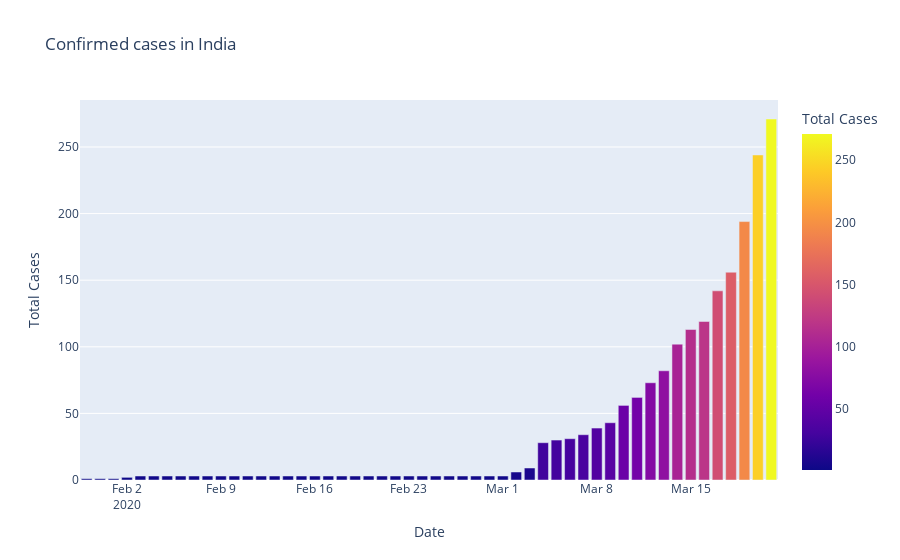
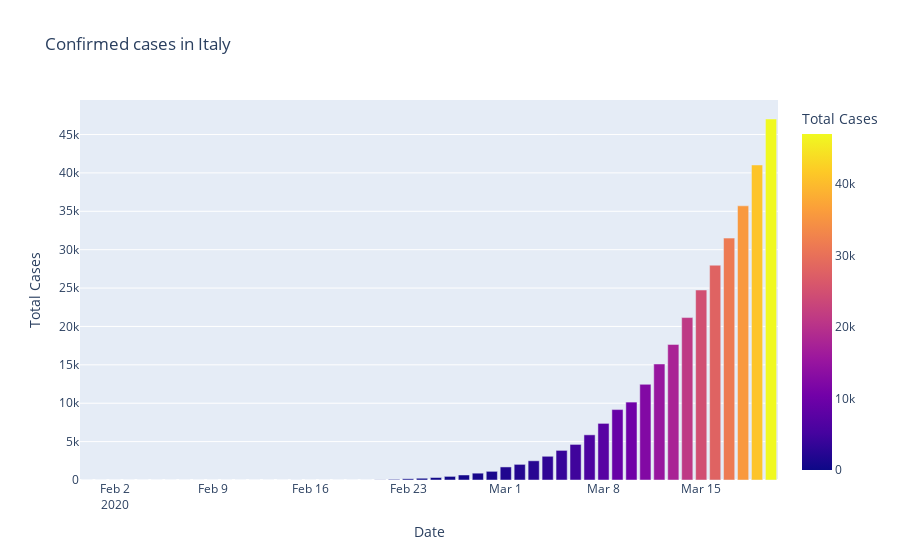
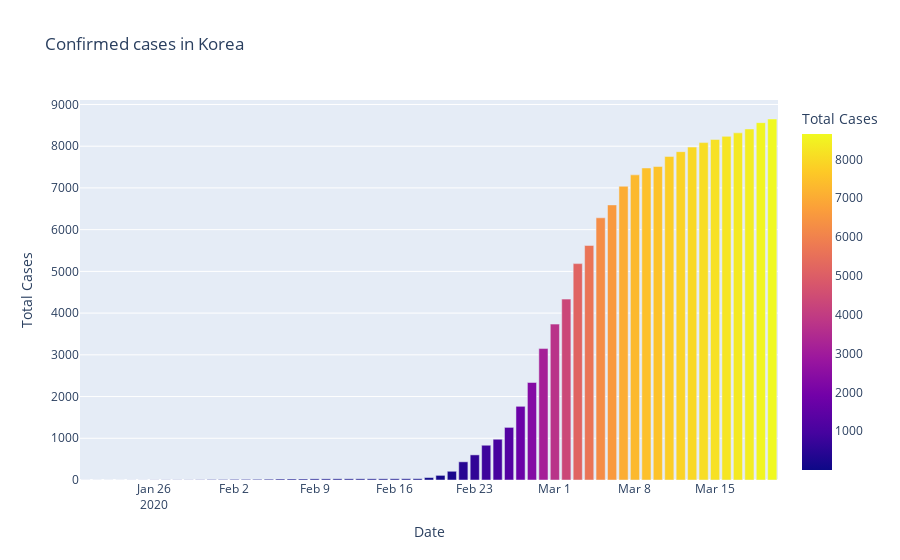

Notebook source saved alongside these figures, in order:
### Code cell
#Plotly Express
fig=px.bar(dbd_India,x="Date",y="Total Cases",color='Total Cases',title='Confirmed cases in India')
fig.show()

fig=px.bar(dbd_Italy,x="Date",y="Total Cases",color='Total Cases',title='Confirmed cases in Italy')
fig.show()

fig=px.bar(dbd_Korea,x="Date",y="Total Cases",color='Total Cases',title='Confirmed cases in Korea')
fig.show()

fig=px.bar(dbd_Wuhan,x="Date",y="Total Cases",color='Total Cases',title='Confirmed cases in Wuhan')
fig.show()

### Figure 1 — Plotly figure (JSON) as saved in the notebook; plotly's stock layout.template omitted (floating-point values rounded to 4 significant figures)
{"data": [{"alignmentgroup": "True", "hovertemplate": "Date=%{x}<br>Total Cases=%{marker.color}<extra></extra>", "legendgroup": "", "marker": {"color": [1, 1, 1, 2, 3, 3, 3, 3, 3, 3, 3, 3, 3, 3, 3, 3, 3, 3, 3, 3, 3, 3, 3, 3, 3, 3, 3, 3, 3, 3, 3, 3, 6, 9, 28, 30, 31, 34, 39, 43, 56, 62, 73, 82, 102, 113, 119, 142, 156, 194, 244, 271], "coloraxis": "coloraxis"}, "name": "", "offsetgroup": "", "orientation": "v", "showlegend": false, "textposition": "auto", "type": "bar", "x": ["2020-01-30T00:00:00", "2020-01-31T00:00:00", "2020-02-01T00:00:00", "2020-02-02T00:00:00", "2020-02-03T00:00:00", "2020-02-04T00:00:00", "2020-02-05T00:00:00", "2020-02-06T00:00:00", "2020-02-07T00:00:00", "2020-02-08T00:00:00", "2020-02-09T00:00:00", "2020-02-10T00:00:00", "2020-02-11T00:00:00", "2020-02-12T00:00:00", "2020-02-13T00:00:00", "2020-02-14T00:00:00", "2020-02-15T00:00:00", "2020-02-16T00:00:00", "2020-02-17T00:00:00", "2020-02-18T00:00:00", "2020-02-19T00:00:00", "2020-02-20T00:00:00", "2020-02-21T00:00:00", "2020-02-22T00:00:00", "2020-02-23T00:00:00", "2020-02-24T00:00:00", "2020-02-25T00:00:00", "2020-02-26T00:00:00", "2020-02-27T00:00:00", "2020-02-28T00:00:00", "2020-02-29T00:00:00", "2020-03-01T00:00:00", "2020-03-02T00:00:00", "2020-03-03T00:00:00", "2020-03-04T00:00:00", "2020-03-05T00:00:00", "2020-03-06T00:00:00", "2020-03-07T00:00:00", "2020-03-08T00:00:00", "2020-03-09T00:00:00", "2020-03-10T00:00:00", "2020-03-11T00:00:00", "2020-03-12T00:00:00", "2020-03-13T00:00:00", "2020-03-14T00:00:00", "2020-03-15T00:00:00", "2020-03-16T00:00:00", "2020-03-17T00:00:00", "2020-03-18T00:00:00", "2020-03-19T00:00:00", "2020-03-20T00:00:00", "2020-03-21T00:00:00"], "xaxis": "x", "y": [1, 1, 1, 2, 3, 3, 3, 3, 3, 3, 3, 3, 3, 3, 3, 3, 3, 3, 3, 3, 3, 3, 3, 3, 3, 3, 3, 3, 3, 3, 3, 3, 6, 9, 28, 30, 31, 34, 39, 43, 56, 62, 73, 82, 102, 113, 119, 142, 156, 194, 244, 271], "yaxis": "y"}], "layout": {"barmode": "relative", "coloraxis": {"colorbar": {"title": {"text": "Total Cases"}}, "colorscale": [[0, "#0d0887"], [0.1111, "#46039f"], [0.2222, "#7201a8"], [0.3333, "#9c179e"], [0.4444, "#bd3786"], [0.5556, "#d8576b"], [0.6667, "#ed7953"], [0.7778, "#fb9f3a"], [0.8889, "#fdca26"], [1, "#f0f921"]]}, "legend": {"tracegroupgap": 0}, "title": {"text": "Confirmed cases in India"}, "xaxis": {"anchor": "y", "domain": [0, 1], "title": {"text": "Date"}}, "yaxis": {"anchor": "x", "domain": [0, 1], "title": {"text": "Total Cases"}}}}

### Figure 2 — Plotly figure (JSON) as saved in the notebook; plotly's stock layout.template omitted (floating-point values rounded to 4 significant figures)
{"data": [{"alignmentgroup": "True", "hovertemplate": "Date=%{x}<br>Total Cases=%{marker.color}<extra></extra>", "legendgroup": "", "marker": {"color": [2, 2, 2, 2, 2, 2, 3, 3, 3, 3, 3, 3, 3, 3, 3, 3, 3, 3, 3, 3, 3, 3, 20, 79, 157, 229, 323, 470, 655, 889, 1128, 1701, 2036, 2502, 3089, 3858, 4636, 5883, 7375, 9172, 10149, 12462, 15113, 17660, 21157, 24747, 27980, 31506, 35713, 41035, 47021], "coloraxis": "coloraxis"}, "name": "", "offsetgroup": "", "orientation": "v", "showlegend": false, "textposition": "auto", "type": "bar", "x": ["2020-01-31T00:00:00", "2020-02-01T00:00:00", "2020-02-02T00:00:00", "2020-02-03T00:00:00", "2020-02-04T00:00:00", "2020-02-05T00:00:00", "2020-02-06T00:00:00", "2020-02-07T00:00:00", "2020-02-08T00:00:00", "2020-02-09T00:00:00", "2020-02-10T00:00:00", "2020-02-11T00:00:00", "2020-02-12T00:00:00", "2020-02-13T00:00:00", "2020-02-14T00:00:00", "2020-02-15T00:00:00", "2020-02-15T00:00:00", "2020-02-16T00:00:00", "2020-02-17T00:00:00", "2020-02-18T00:00:00", "2020-02-19T00:00:00", "2020-02-20T00:00:00", "2020-02-21T00:00:00", "2020-02-22T00:00:00", "2020-02-23T00:00:00", "2020-02-24T00:00:00", "2020-02-25T00:00:00", "2020-02-26T00:00:00", "2020-02-27T00:00:00", "2020-02-28T00:00:00", "2020-02-29T00:00:00", "2020-03-01T00:00:00", "2020-03-02T00:00:00", "2020-03-03T00:00:00", "2020-03-04T00:00:00", "2020-03-05T00:00:00", "2020-03-06T00:00:00", "2020-03-07T00:00:00", "2020-03-08T00:00:00", "2020-03-09T00:00:00", "2020-03-10T00:00:00", "2020-03-11T00:00:00", "2020-03-12T00:00:00", "2020-03-13T00:00:00", "2020-03-14T00:00:00", "2020-03-15T00:00:00", "2020-03-16T00:00:00", "2020-03-17T00:00:00", "2020-03-18T00:00:00", "2020-03-19T00:00:00", "2020-03-20T00:00:00"], "xaxis": "x", "y": [2, 2, 2, 2, 2, 2, 3, 3, 3, 3, 3, 3, 3, 3, 3, 3, 3, 3, 3, 3, 3, 3, 20, 79, 157, 229, 323, 470, 655, 889, 1128, 1701, 2036, 2502, 3089, 3858, 4636, 5883, 7375, 9172, 10149, 12462, 15113, 17660, 21157, 24747, 27980, 31506, 35713, 41035, 47021], "yaxis": "y"}], "layout": {"barmode": "relative", "coloraxis": {"colorbar": {"title": {"text": "Total Cases"}}, "colorscale": [[0, "#0d0887"], [0.1111, "#46039f"], [0.2222, "#7201a8"], [0.3333, "#9c179e"], [0.4444, "#bd3786"], [0.5556, "#d8576b"], [0.6667, "#ed7953"], [0.7778, "#fb9f3a"], [0.8889, "#fdca26"], [1, "#f0f921"]]}, "legend": {"tracegroupgap": 0}, "title": {"text": "Confirmed cases in Italy"}, "xaxis": {"anchor": "y", "domain": [0, 1], "title": {"text": "Date"}}, "yaxis": {"anchor": "x", "domain": [0, 1], "title": {"text": "Total Cases"}}}}

### Figure 3 — Plotly figure (JSON) as saved in the notebook; plotly's stock layout.template omitted (floating-point values rounded to 4 significant figures)
{"data": [{"alignmentgroup": "True", "hovertemplate": "Date=%{x}<br>Total Cases=%{marker.color}<extra></extra>", "legendgroup": "", "marker": {"color": [1, 1, 1, 1, 2, 2, 3, 4, 4, 4, 6, 11, 12, 15, 15, 16, 19, 23, 24, 24, 27, 27, 28, 28, 28, 28, 28, 29, 30, 31, 58, 111, 209, 436, 602, 833, 977, 1261, 1766, 2337, 3150, 3736, 4335, 5186, 5621, 6284, 6593, 7041, 7313, 7478, 7513, 7755, 7869, 7979, 8086, 8162, 8236, 8320, 8413, 8565, 8652], "coloraxis": "coloraxis"}, "name": "", "offsetgroup": "", "orientation": "v", "showlegend": false, "textposition": "auto", "type": "bar", "x": ["2020-01-20T00:00:00", "2020-01-21T00:00:00", "2020-01-22T00:00:00", "2020-01-23T00:00:00", "2020-01-24T00:00:00", "2020-01-25T00:00:00", "2020-01-26T00:00:00", "2020-01-27T00:00:00", "2020-01-28T00:00:00", "2020-01-29T00:00:00", "2020-01-30T00:00:00", "2020-01-31T00:00:00", "2020-02-01T00:00:00", "2020-02-02T00:00:00", "2020-02-03T00:00:00", "2020-02-04T00:00:00", "2020-02-05T00:00:00", "2020-02-06T00:00:00", "2020-02-07T00:00:00", "2020-02-08T00:00:00", "2020-02-09T00:00:00", "2020-02-10T00:00:00", "2020-02-11T00:00:00", "2020-02-12T00:00:00", "2020-02-13T00:00:00", "2020-02-14T00:00:00", "2020-02-15T00:00:00", "2020-02-16T00:00:00", "2020-02-17T00:00:00", "2020-02-18T00:00:00", "2020-02-19T00:00:00", "2020-02-20T00:00:00", "2020-02-21T00:00:00", "2020-02-22T00:00:00", "2020-02-23T00:00:00", "2020-02-24T00:00:00", "2020-02-25T00:00:00", "2020-02-26T00:00:00", "2020-02-27T00:00:00", "2020-02-28T00:00:00", "2020-02-29T00:00:00", "2020-03-01T00:00:00", "2020-03-02T00:00:00", "2020-03-03T00:00:00", "2020-03-04T00:00:00", "2020-03-05T00:00:00", "2020-03-06T00:00:00", "2020-03-07T00:00:00", "2020-03-08T00:00:00", "2020-03-09T00:00:00", "2020-03-10T00:00:00", "2020-03-11T00:00:00", "2020-03-12T00:00:00", "2020-03-13T00:00:00", "2020-03-14T00:00:00", "2020-03-15T00:00:00", "2020-03-16T00:00:00", "2020-03-17T00:00:00", "2020-03-18T00:00:00", "2020-03-19T00:00:00", "2020-03-20T00:00:00"], "xaxis": "x", "y": [1, 1, 1, 1, 2, 2, 3, 4, 4, 4, 6, 11, 12, 15, 15, 16, 19, 23, 24, 24, 27, 27, 28, 28, 28, 28, 28, 29, 30, 31, 58, 111, 209, 436, 602, 833, 977, 1261, 1766, 2337, 3150, 3736, 4335, 5186, 5621, 6284, 6593, 7041, 7313, 7478, 7513, 7755, 7869, 7979, 8086, 8162, 8236, 8320, 8413, 8565, 8652], "yaxis": "y"}], "layout": {"barmode": "relative", "coloraxis": {"colorbar": {"title": {"text": "Total Cases"}}, "colorscale": [[0, "#0d0887"], [0.1111, "#46039f"], [0.2222, "#7201a8"], [0.3333, "#9c179e"], [0.4444, "#bd3786"], [0.5556, "#d8576b"], [0.6667, "#ed7953"], [0.7778, "#fb9f3a"], [0.8889, "#fdca26"], [1, "#f0f921"]]}, "legend": {"tracegroupgap": 0}, "title": {"text": "Confirmed cases in Korea"}, "xaxis": {"anchor": "y", "domain": [0, 1], "title": {"text": "Date"}}, "yaxis": {"anchor": "x", "domain": [0, 1], "title": {"text": "Total Cases"}}}}
